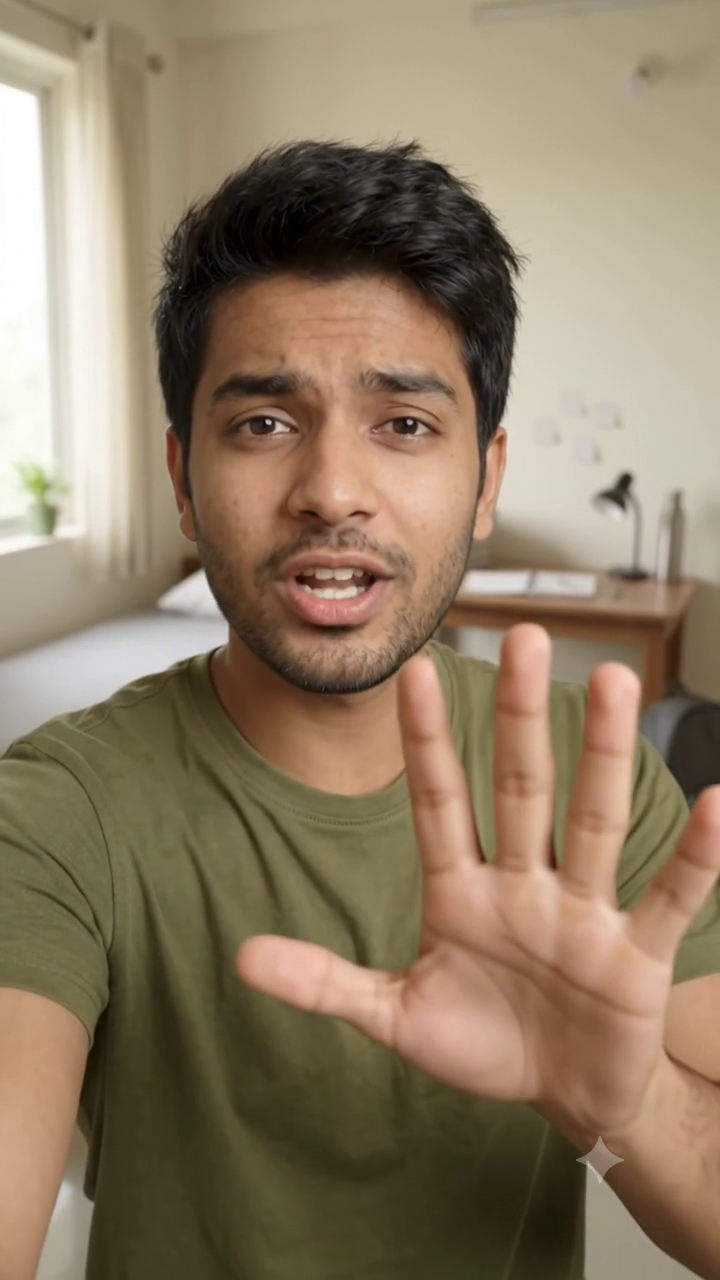
#> input picture frame 19 of ads/reel01/clips/clip1.mp4, 720 x 1280 px
$ python qa_face_verify.py
#> lines starting #> are read from the running program, lines starting #| are printed output that depends on the picture
#!/usr/bin/env python3
"""QA (Agent 13) — check 4 cross-check.
 (a) Independent eye detection: OpenCV haarcascade_eye on the SOURCE clip frames (work/norm/clipN.mp4, no
     graphics), inside the tracked face box, mapped through the real camera transform (zoom/shake) and
     intersected with the graphics alpha (Reel01Graphics render, alpha > 32). Every frame.
 (b) Overlays of the tightest frames on the DELIVERED MP4 with the protected rects drawn, for visual review.
Output: work/qa/parts/face_verify.json, work/qa/view/face_overlay_*.jpg
"""
import json
import os
import subprocess

import cv2
import numpy as np
from PIL import Image

QA = os.path.dirname(os.path.abspath(__file__))
ROOT = os.path.dirname(os.path.dirname(QA))
D = json.load(open(os.path.join(QA, "cues_dump.json")))
#> (reads ads/reel01/work/qa/cues_dump.json from the repository)
CS = {int(k): v for k, v in D["CLIP_START"].items()}
CF = {int(k): v for k, v in D["CLIP_FRAMES"].items()}
FLASH = set(range(CS[2] - 1, CS[2] + 3)) | set(range(CS[3] - 1, CS[3] + 3))
WIPE = set(range(D["END_SCREEN_START"] - 4, D["END_SCREEN_START"] + 4))
eye_cc = cv2.CascadeClassifier(os.path.join(cv2.data.haarcascades, "haarcascade_eye.xml"))
cv2.setNumThreads(4)


def to_screen(r, cam):
    s, ox, oy, dx, dy = cam["scale"], cam["originX"], cam["originY"], cam["dx"], cam["dy"]
    return [ox + (r[0] - ox) * s + dx, oy + (r[1] - oy) * s + dy, ox + (r[2] - ox) * s + dx, oy + (r[3] - oy) * s + dy]


res = {"per_clip": {}, "violations": [], "detections": 0}
for c in (1, 2, 3):
    cap = cv2.VideoCapture(os.path.join(ROOT, "work", "norm", f"clip{c}.mp4"))
    min_clear, n_det, worst = 1e9, 0, None
    eyes_outside_band = 0
    for lf in range(CF[c]):
        ok, fr = cap.read()
#> fr is the input picture: shape (1280, 720, 3); mean B, G, R 101.1, 124.9, 143
        if not ok:
            break
        g = CS[c] + lf
        if g in FLASH or g in WIPE:
            continue
        rec = D["faces"][str(c)][lf]
        fb = rec["face"]
        x1, y1, x2, y2 = int(fb["x1"]), int(fb["y1"]), int(fb["x2"]), int(fb["y2"])
        roi = cv2.cvtColor(fr[y1:y1 + (y2 - y1) * 6 // 10, x1:x2], cv2.COLOR_BGR2GRAY)
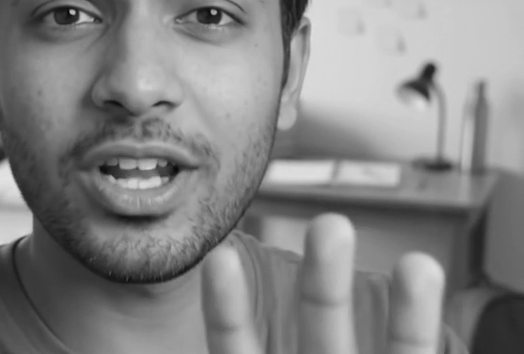
#> roi: shape (354, 524); min 3, max 227, mean 131.9
        w = x2 - x1
        eyes = eye_cc.detectMultiScale(roi, 1.1, 6, minSize=(w // 10, w // 10), maxSize=(w // 3, w // 3))
#> eyes = [[69, 215, 121, 121]]
        if len(eyes) == 0:
            continue
#> (the run stopped early here; a loop or call above may not have finished)
